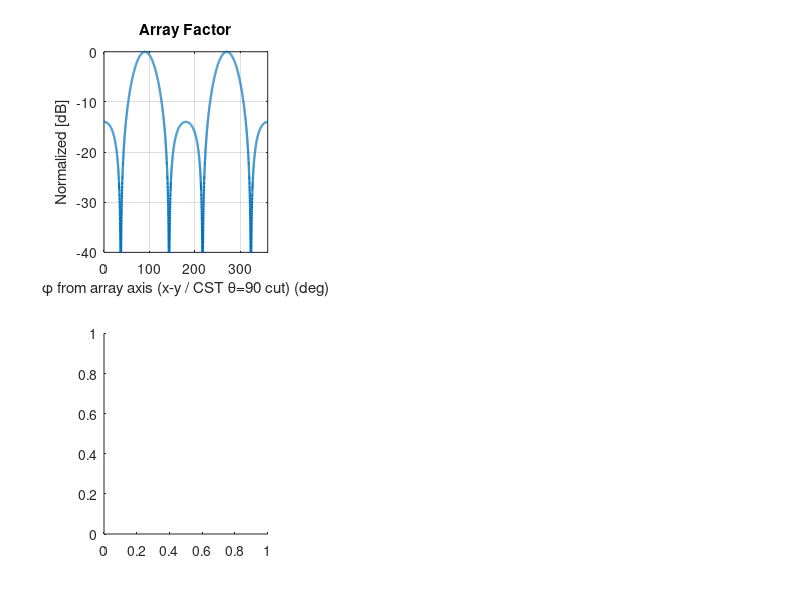

Reproduce this figure in MATLAB. (Note: this script raises an error after producing the figure.)
function ee404_part2_arrayfactor
%% ========================================================================
%  EE 404 Antennas - Project Part 2
%  Array factor and total radiation pattern of an N-element uniform linear
%  array, evaluated for a USER-SUPPLIED element pattern (passed as a
%  function handle, exactly as the assignment states: "for a given antenna
%  radiation pattern ...").
%
%  Geometry: array along x, half-wave dipoles along z, spacing d = lambda/4.
%  The angle 'ang' is measured FROM THE ARRAY AXIS (x):
%       ang = 90 deg  -> broadside ;  ang = 0/180 deg -> end-fire.
%  In the CST "Constant Theta, Cut Angle = 90" cut this equals CST's phi.
%
%  Structure:
%     arrayFactor()  - closed-form |AF| with the psi->0 limit handled
%     dipoleFigure8() - half-wave dipole element factor (x-z cut)
%     beamMetrics()  - main-beam angle, HPBW and side-lobe level (auto)
%     rectPlot()/polarPlot() - plotting helpers (polar floor handled by RLim)
% =========================================================================

    cfg.N       = 5;
    cfg.f       = 1.3e9;
    cfg.c       = 299792458;
    cfg.lambda  = cfg.c / cfg.f;
    cfg.d       = cfg.lambda / 4;          % 57.69 mm
    cfg.phases  = [0 15 30 45];            % progressive phase shifts [deg]
    cfg.floorDB = -40;

    angDeg = linspace(0, 360, 4001);
    angRad = deg2rad(angDeg);

    % element models: {title suffix, x-axis label, element function handle}
    % NOTE: the x-y (CST theta=90) cut sweeps CST's azimuth phi; the x-z cut
    % sweeps a DIFFERENT in-plane angle (alpha) from the array axis.
    afXlab = '\phi from array axis (x-y / CST \theta=90 cut) (deg)';
    models = { 'Omni (x-y / CST \theta=90)', afXlab,                                    @(a) ones(size(a)) ; ...
               'Dipole element (x-z cut)',   '\alpha from array axis (x-z cut) (deg)',  @dipoleFigure8 };
    nCol = size(models,1) + 1;

    fprintf('Phase |  AF main-beam | HPBW(AF) | SLL(AF)\n');
    fprintf('------+---------------+----------+--------\n');
    for p = cfg.phases
        AF = arrayFactor(cfg.N, cfg.lambda, cfg.d, angRad, deg2rad(p));
        m  = beamMetrics(angDeg, AF);
        fprintf('%4d  |   %6.1f deg  | %5.1f deg | %5.1f dB\n', ...
                 p, m.peakAngle, m.hpbw, m.sll_dB);

        figure('Name',sprintf('Phase shift = %d deg',p),'Color','w', ...
               'Position',[60 60 1200 700]);

        % column 1 : array factor (x-y / CST cut)
        rectPlot (subplot(2,nCol,1),      angDeg, AF, 'Array Factor', afXlab, cfg.floorDB);
        polarPlot(subplot(2,nCol,nCol+1), angRad, AF, 'Array Factor', cfg.floorDB);

        % remaining columns : total pattern = element x AF
        for e = 1:size(models,1)
            EF = models{e,3}(angRad);  EF = EF / max(EF);
            T  = EF .* AF;
            rectPlot (subplot(2,nCol,1+e),        angDeg, T, ...
                      ['Total: ' models{e,1}], models{e,2}, cfg.floorDB);
            polarPlot(subplot(2,nCol,nCol+1+e),   angRad, T, ...
                      ['Total: ' models{e,1}], cfg.floorDB);
        end
    end

    % combined beam-steering overlay (array factor, CST cut)
    figure('Name','AF beam steering (all phases)','Color','w'); hold on; grid on;
    for p = cfg.phases
        AF = arrayFactor(cfg.N, cfg.lambda, cfg.d, angRad, deg2rad(p));
        plot(angDeg, max(20*log10(AF+eps), cfg.floorDB), 'LineWidth',1.6, ...
             'DisplayName', sprintf('\\Phi = %d\\circ', p));
    end
    xlim([0 360]); ylim([cfg.floorDB 0]);
    xlabel('\phi from array axis (deg)'); ylabel('Normalized AF [dB]');
    title('Array-factor beam steering (x-y / CST \theta=90 cut)');
    legend('Location','best');

    fprintf(['\nAbsolute level: read the gain from CST (~7.26 dBi at 0 deg).\n' ...
             '2.15 + 10log10(N) is only a rough rule and overestimates at d = lambda/4.\n']);
end

%% ------------------------------------------------------------------------
function AF = arrayFactor(N, lambda, d, angRad, betaRad)
% Closed-form magnitude of a uniform linear array factor, normalized.
    k   = 2*pi / lambda;
    psi = k*d*cos(angRad) + betaRad;        % inter-element phase progression
    s   = sin(psi/2);
    AF  = sin(N*psi/2) ./ s;                % |AF| = |sin(N psi/2)/sin(psi/2)|
    AF(abs(s) < 1e-9) = N;                   % limit value where psi -> 2*pi*m
    AF  = abs(AF);
    AF  = AF / max(AF);
end

%% ------------------------------------------------------------------------
function EF = dipoleFigure8(angRad)
% Half-wave dipole along z, observed in the x-z plane; angle from array axis.
    EF = abs( cos((pi/2).*sin(angRad)) ./ cos(angRad) );
    EF(abs(cos(angRad)) < 1e-6) = 0;         % enforce null along dipole axis
    EF(~isfinite(EF)) = 0;                    % (cos(pi/2) is ~6e-17, not 0)
end

%% ------------------------------------------------------------------------
function m = beamMetrics(angDeg, patLin)
% Main-beam angle, 3 dB beamwidth and worst side-lobe level (all approximate).
    patDB   = 20*log10(patLin/max(patLin) + eps);
    [~, i0] = max(patLin);
    m.peakAngle = angDeg(i0);
    m.hpbw      = halfPowerWidth(angDeg, patDB, i0);
    m.sll_dB    = sideLobeLevel(angDeg, patDB);
end

function w = halfPowerWidth(angDeg, patDB, i0)
    n = numel(patDB);  thr = -3;  iR = i0;  iL = i0;
    for s = 1:n-1
        j = i0 + s;  if j > n, j = j - n; end
        if patDB(j) <= thr, iR = j; break; end
    end
    for s = 1:n-1
        j = i0 - s;  if j < 1, j = j + n; end
        if patDB(j) <= thr, iL = j; break; end
    end
    w = angDeg(iR) - angDeg(iL);
    if w < 0, w = w + 360; end
end

function sll = sideLobeLevel(angDeg, patDB)
% Highest side-lobe level over the unique 0..180 deg half (avoids counting
% the symmetric mirror main beam). Main lobe = region around the peak down
% to its first minima; the peak of everything outside it is the SLL.
    idx = find(angDeg <= 180);
    p   = patDB(idx);
    [~, ip] = max(p);
    iL = ip;  while iL > 1        && p(iL-1) < p(iL),  iL = iL - 1;  end
    iR = ip;  while iR < numel(p) && p(iR+1) < p(iR),  iR = iR + 1;  end
    mask = true(size(p));  mask(iL:iR) = false;     % drop the main lobe
    if any(mask), sll = max(p(mask)); else, sll = NaN; end
end

%% ------------------------------------------------------------------------
function rectPlot(ax, angDeg, patLin, ttl, xlab, floorDB)
    dB = max( 20*log10(patLin/max(patLin) + eps), floorDB );
    plot(ax, angDeg, dB, 'LineWidth', 1.6);  grid(ax, 'on');
    xlim(ax, [0 360]);  ylim(ax, [floorDB 0]);
    xlabel(ax, xlab);  ylabel(ax, 'Normalized [dB]');
    title(ax, ttl);
end

function polarPlot(ax, angRad, patLin, ttl, floorDB)
    dB  = max( 20*log10(patLin/max(patLin) + eps), floorDB );
    pos = ax.Position;  delete(ax);            % swap cartesian tile -> polar
    pax = polaraxes('Position', pos);
    polarplot(pax, angRad, dB, 'LineWidth', 1.6);
    pax.ThetaZeroLocation = 'top';  pax.ThetaDir = 'clockwise';
    pax.RLim = [floorDB 0];
    title(pax, ttl);
end
